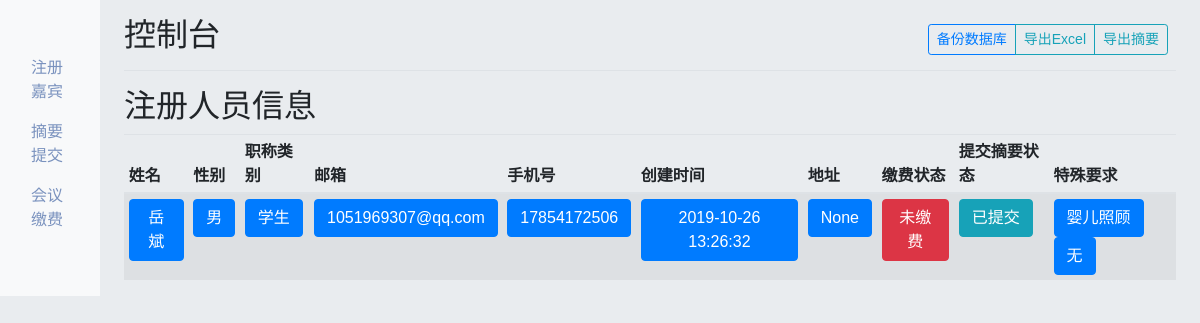
The page /root/guest (signed in) on the database its author committed.
### tables this page shows
CREATE TABLE user (
    id INTEGER PRIMARY KEY AUTOINCREMENT,
    -- 用户名
    username TEXT NOT NULL,
    -- 密码
    password TEXT NOT NULL,
    -- 性别
    gender TEXT NOT NULL,
    -- 邮箱
    email TEXT NOT NULL,
    -- 手机号
    phone TEXT NOT NULL,
    -- 姓名
    name TEXT NOT NULL,
    -- 工作单位
    workplace TEXT NOT NULL,
    -- 职称
    title INTEGER NOT NULL,
    -- 邮寄地址(发票、邀请函)
    address TEXT NULL,
    -- 用户创建时间
    created TIMESTAMP NOT NULL DEFAULT CURRENT_TIMESTAMP,
    -- 是否需要看孩子
    requirement_baby_care BOOLEAN NOT NULL DEFAULT FALSE,
    -- 是否需要同声传译
    requirement_translate BOOLEAN NOT NULL DEFAULT FALSE,
    -- 是否缴费完成
    paid BOOLEAN NOT NULL DEFAULT FALSE,
    -- 是否提交摘要
    submit BOOLEAN NOT NULL DEFAULT FALSE,
    -- 备用1
    remark1 TEXT NULL,
    -- 备用2
    remark2 INTEGER NULL
);

### nature/root.py (the view)
@bp.route('/guest', methods=('GET', 'POST'))
@login_required
def guest():
    db = get_db()
    users = db.execute(
        'SELECT * FROM user'
    ).fetchall()
    return render_template('root/guest.html', users=users)

### nature/auth.py (called while the page is built)
@bp.before_app_request
def load_logged_in_user():
    user_id = session.get('user_id')
    if user_id is None:
        g.user = None
    else:
        g.user = get_db().execute(
            'SELECT * FROM user WHERE id = ?', (user_id,)
        ).fetchone()

### nature/db.py (called while the page is built)
def get_db():
    if 'db' not in g:
        g.db = sqlite3.connect(
            current_app.config['DATABASE'],
            detect_types=sqlite3.PARSE_DECLTYPES
        )
        g.db.row_factory = sqlite3.Row
    return g.db

### nature/manage.py (called while the page is built)
@bp.before_app_request
def load_logged_in_user():
    user_id = session.get('user_id')
    if user_id is None:
        g.user = None
    else:
        g.user = get_db().execute(
            'SELECT * FROM user WHERE id = ?', (user_id,)
        ).fetchone()

### nature/root.py (called while the page is built)
@bp.before_app_request
def load_logged_in_admin():
    admin_id = session.get('admin_id')
    if admin_id is None:
        g.admin = None
    else:
        g.admin = get_db().execute(
            'SELECT * FROM admin WHERE id = ?', (admin_id,)
        ).fetchone()

def login_required(view):
    @functools.wraps(view)
    def wrapped_view(**kwargs):
        if g.admin is None:
            return redirect(url_for('admin.login'))
        return view(**kwargs)
    return wrapped_view

### nature/templates/root/guest.html
{% extends 'root/base.html' %}
{% block content %}
<div class="container-fluid">
    <div class="row">
        <nav class="col-md-1 d-none d-md-block bg-light sidebar">
            <div class="sidebar-sticky mt-5">
                <ul class="nav flex-column">
                    <li class="nav-item">
                        <a class="nav-link active" href="/root/guest">
                            注册嘉宾
                        </a>
                    </li>
                    <li class="nav-item">
                        <a class="nav-link" href="/root/abstract">
                            摘要提交
                        </a>
                    </li>
                    <li class="nav-item">
                        <a class="nav-link" href="/root/fee">
                            会议缴费
                        </a>
                    </li>
                </ul>
            </div>
        </nav>
        <main role="main" class="col-md-10 ml-sm-auto col-lg-11 px-4">
            <div
                class="d-flex justify-content-between flex-wrap flex-md-nowrap align-items-center pt-3 pb-2 mb-3 border-bottom">
                <h1 class="h2">控制台</h1>
                <div class="btn-toolbar mb-2 mb-md-0">
                    <div class="btn-group mr-2">
                        <a class="btn btn-sm btn-outline-primary" href="/download/db">备份数据库</a>
                        <a class="btn btn-sm btn-outline-info" href="/download/excel">导出Excel</a>
                        <a class="btn btn-sm btn-outline-info" href="/download/batch">导出摘要</a>
                    </div>
                </div>
            </div>
            <h2>注册人员信息</h2>
            <div class="table-responsive">
                <table class="table table-striped table-sm">
                    <thead>
                        <tr>
                            <th>姓名</th>
                            <th>性别</th>
                            <th>职称类别</th>
                            <th>邮箱</th>
                            <th>手机号</th>
                            <th>创建时间</th>
                            <th>地址</th>
                            <th>缴费状态</th>
                            <th>提交摘要状态</th>
                            <th>特殊要求</th>
                        </tr>
                    </thead>
                    <tbody>
                        {% for user in users %}
                        <tr>
                            <td><span class="btn btn-primary text-white">{{ user["name"] }}</span></td>
                            <td>
                                {% if user["gender"] == 1%}
                                <span class="btn btn-primary text-white">女</span>
                                {% else %}
                                <span class="btn btn-primary text-white">男</span>
                                {% endif %}
                            </td>
                            <td>
                                {% if user["title"] == 1%}
                                <span class="btn btn-primary text-white">学生</span>
                                {% elif user["title"] == 2 %}
                                <span class="btn btn-primary text-white">教授</span>
                                {% elif user["title"] == 3 %}
                                <span class="btn btn-primary text-white">研究人员</span>
                                {% else %}
                                <span class="btn btn-primary text-white">商业人士</span>
                                {% endif %}
                            </td>
                            <td><span class="btn btn-primary text-white">{{ user["email"] }}</span></td>
                            <td><span class="btn btn-primary text-white">{{ user["phone"] }}</span></td>
                            <td><span class="btn btn-primary text-white">{{ user["created"] }}</span></td>
                            <td><span class="btn btn-primary text-white">
                                {{ user["address"]}}
                            </span></td>
                            <td>
                                {% if user["paid"] == "FALSE" %}
                                <span class="btn btn-danger text-white">未缴费</span>
                                {% else %}
                                <span class="btn btn-info text-white">已缴费</span>
                                {% endif %}
                            </td>
                            <td>
                                {% if user["submit"] == "FALSE" %}
                                <span class="btn btn-danger text-white">未提交</span>
                                {% else %}
                                <span class="btn btn-info text-white">已提交</span>
                                {% endif %}
                            </td>
                            <td>
                                {% if user["requirement_baby_care"] == 1%}
                                <span class="btn btn-primary text-white">婴儿照顾</span>
                                {% else %}
                                <span class="btn btn-primary text-white">无</span>
                                {% endif %}
                                {% if user["requirement_simultaneous_transmission"] == 2%}
                                <span class="btn btn-primary text-white">同声传译</span>
                                {% else %}
                                <span class="btn btn-primary text-white">无</span>
                                {% endif %}
                            </td>
                        </tr>
                        {% endfor %}
                    </tbody>
                </table>
            </div>
        </main>
    </div>
</div>
{% endblock %}

### nature/static/css/style.css (style rules this page uses)
body,a,button,p,span,div { font-family: Arial, Helvetica, sans-serif; }
body { background: #e9ecef; }
li.nav-item a { font-size: 1em; font-weight: 500; text-decoration: none; color:rgb(122, 146, 190); }

### rows shown on the page
user: name "岳斌", gender "男", title "学生", email "1051969307@qq.com", phone "17854172506", created "2019-10-26 13:26:32", address "None", paid "未缴费", submit "已提交", requirement_baby_care "婴儿照顾"
